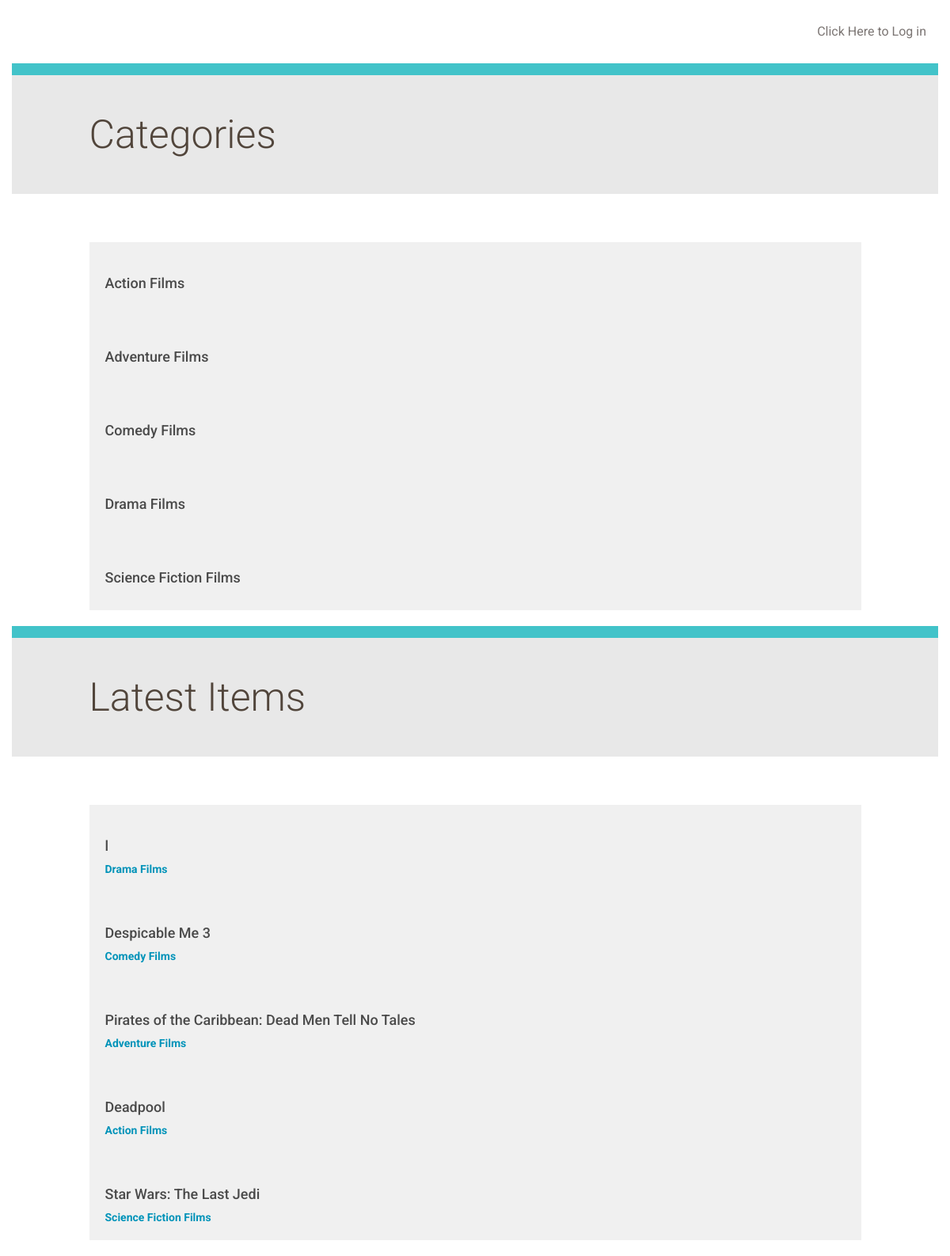
The app's page /catalog/, older data.
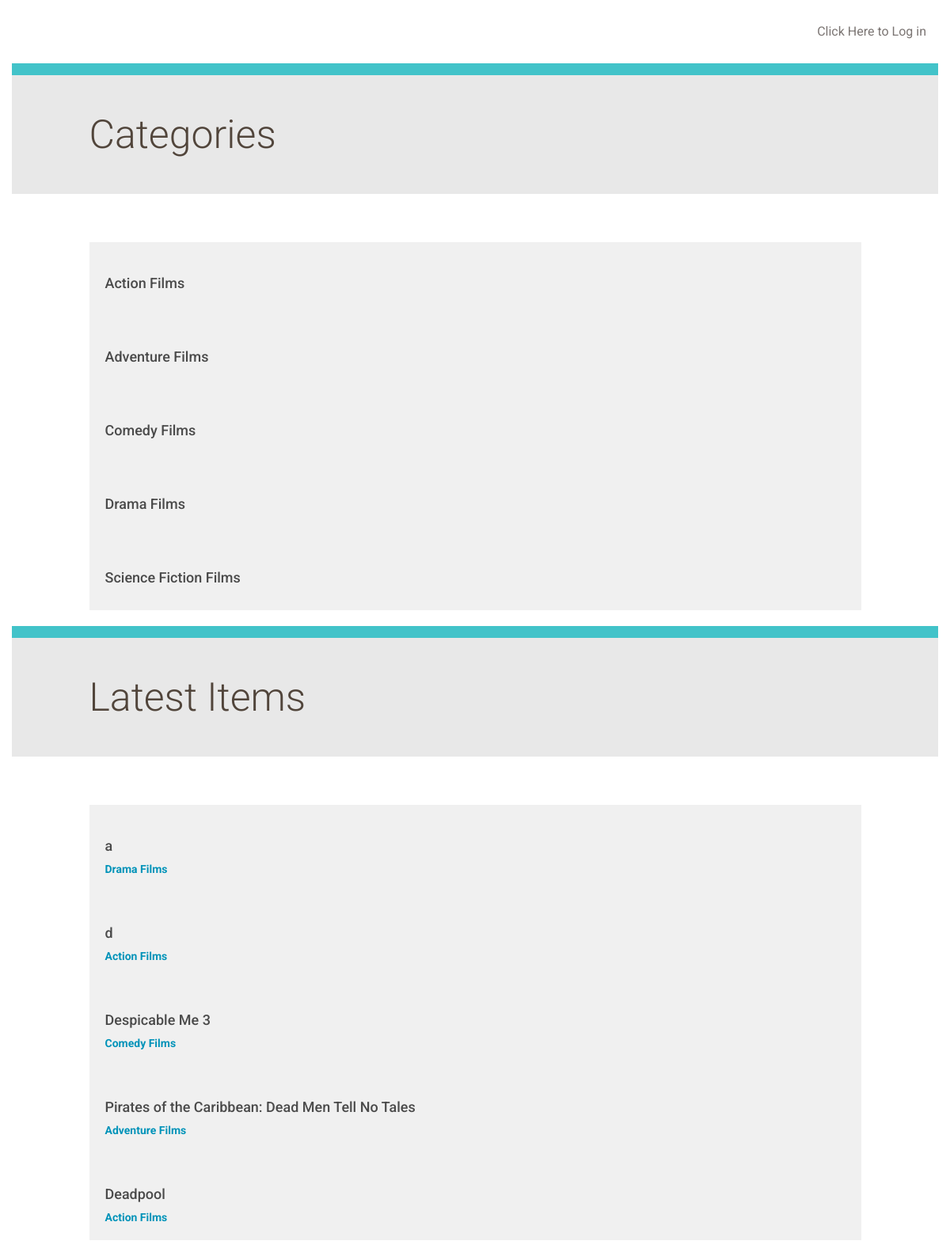
The same page, newer data.
### database_setup.py (models this page shows, shortened)
class Category(Base):
    __tablename__ = 'category'
    id = Column(Integer, primary_key=True)
    name = Column(String(250), nullable=False)
    user_id = Column(Integer, ForeignKey('user.id'))
    user = relationship(User)

class Item(Base):
    __tablename__ = 'item'
    id = Column(Integer, primary_key=True)
    title = Column(String(250), nullable=False)
    description = Column(String(250))
    date = Column(DateTime, nullable=False)
    cat_id = Column(Integer, ForeignKey('category.id'))
    category = relationship(Category)
    user_id = Column(Integer, ForeignKey('user.id'))
    user = relationship(User)

### app.py (the view)
@app.route('/')
@app.route('/catalog/')
def showCategories():
    categories = session.query(Category).order_by(asc(Category.name))
    latestItems = session.query(Item).order_by(desc(Item.date)).limit(5)
    if 'username' not in login_session:
        return render_template('publiccategories.html',
                               categories=categories,
                               latestItems=latestItems)
    else:
        return render_template('categories.html',
                               categories=categories,
                               latestItems=latestItems)

### templates/publiccategories.html (shortened to what this page needs)
{% extends "main.html" %}
{% block content %}
	<div class="row top-menu">
		<div class="col-md-10"></div>
		<div class="col-md-2 text-right">
			<a href="{{url_for('showLogin')}}">Click Here to Log in </a>
		</div>
	</div>
	<div class="row divider blue">
		<div class="col-md-12"></div>
	</div>
	<div class="row banner main">
		<div class="col-md-1"></div>
		<div class="col-md-11 padding-none">
			<h1>Categories</h1>
		</div>
	</div>
	<div class="row padding-top padding-bottom">
		<div class="col-md-1"></div>
		<div class="col-md-10 padding-none">
		</div>
		<div class="col-md-1"></div>
	</div>
	{% for category in categories %}
		<a href = "{{url_for('showItems', category_id = category.id)}}">
			<div class="row">
				<div class="col-md-1"></div>
					<div class="col-md-10 restaurant-list">
						<h3>{{category.name}}</h3>
					</div>
				<div class="col-md-1"></div>
			</div>
		</a>
	{% endfor %}
  <div class="row divider blue">
    <div class="col-md-12"></div>
  </div>
  <div class="row banner main">
    <div class="col-md-1"></div>
    <div class="col-md-11 padding-none">
      <h1>Latest Items</h1>
    </div>
  </div>
  <div class="row padding-top padding-bottom">
		<div class="col-md-1"></div>
		<div class="col-md-10 padding-none">
		</div>
		<div class="col-md-1"></div>
	</div>
	{% for item in latestItems %}
		<a href = "{{url_for('showItemDetails', item_id = item.id, category_id = item.cat_id)}}">
			<div class="row">
				<div class="col-md-1"></div>
					<div class="col-md-10 restaurant-list">
						<h3>{{item.title}}</h3>
            <span>	{% for category in categories %}
              {% if category.id == item.cat_id %}
              {{category.name}}
              {% endif %}
              {% endfor %}
            </span>
					</div>
				<div class="col-md-1"></div>
			</div>
		</a>
	{% endfor %}
{% endblock %}

### templates/main.html (shortened to what this page needs)
<!DOCTYPE html>
<html lang="en">
	<head>
		<link rel="stylesheet" href="//netdna.bootstrapcdn.com/bootstrap/3.1.1/css/bootstrap.min.css">
		<link rel=stylesheet type=text/css href="{{ url_for('static', filename='styles.css') }}">
	</head>
	<body>
		<div class="container">
			{% block content %}
			{% endblock %}
		</div>
	</body>
</html>

### static/styles.css (style rules this page uses)
* { font-family: "Helvetica Neue Bold", Roboto, Helvetica, Arial, sans-serif; font-weight: 700; }
h1 { font-family: "Helvetica Neue Light", Roboto, Helvetica, Arial, sans-serif; font-size: 50px; color: #51453B; line-height: 60px; font-weight: 300; }
h3 { font-size: 18px; color: #4A4A4A; line-height: 23px; }
a { font-size: 14px; color: #0093B9; line-height: 17px; }
.padding-top { padding-top: 30px; }
.padding-bottom { padding-bottom: 30px; }
.padding-none { padding: 0; }
.top-menu { padding-top: 30px; padding-bottom: 30px; }
.top-menu a { margin-bottom: 0; line-height: 16px; font-size: 16px; color: #7B7573; font-weight: 400; }
.divider { height: 15px; }
.divider.blue { background-color: #42C3C9; }
.banner.main { height: 150px; background: url("/static/top-banner.jpg"); background-position: right; background-repeat: no-repeat; background-size: cover; }
.banner h1 { margin: 45px 0; }
.restaurant-list { background-color: #F0F0F0; padding: 20px; u }

Row changes from the older to the newer data that the page shows:
removed Item: title "l", Category (name "Drama Films")
no longer on this page (row unchanged): Item: title "Star Wars: The Last Jedi", Category (name "Science Fiction Films")
added Item: title "a", Category (name "Drama Films")
added Item: title "d", Category (name "Action Films")
